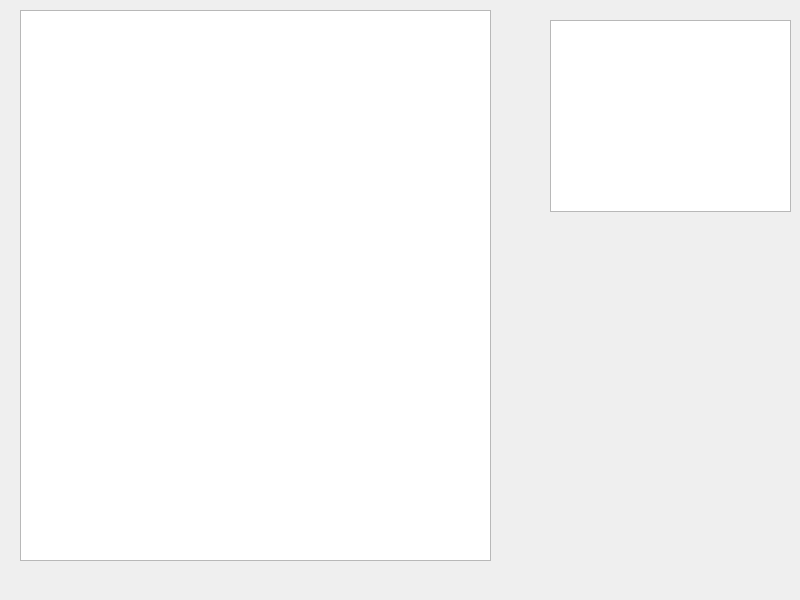
<?xml version="1.0" encoding="UTF-8"?>
<ui version="4.0">
 <class>MainWindow</class>
 <widget class="QMainWindow" name="MainWindow">
  <property name="geometry">
   <rect>
    <x>0</x>
    <y>0</y>
    <width>800</width>
    <height>600</height>
   </rect>
  </property>
  <property name="windowTitle">
   <string>MainWindow</string>
  </property>
  <widget class="QWidget" name="centralWidget">
   <widget class="QGraphicsView" name="editView">
    <property name="geometry">
     <rect>
      <x>20</x>
      <y>10</y>
      <width>471</width>
      <height>551</height>
     </rect>
    </property>
   </widget>
   <widget class="QTreeView" name="treeView">
    <property name="geometry">
     <rect>
      <x>550</x>
      <y>20</y>
      <width>241</width>
      <height>192</height>
     </rect>
    </property>
   </widget>
  </widget>
 </widget>
 <resources/>
 <connections/>
</ui>
